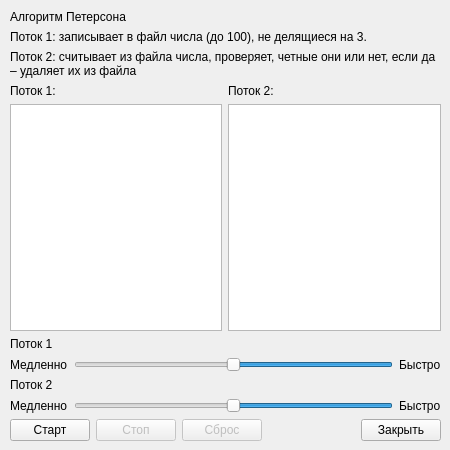
<?xml version="1.0" encoding="UTF-8"?>
<ui version="4.0">
 <class>Widget</class>
 <widget class="QWidget" name="Widget">
  <property name="geometry">
   <rect>
    <x>0</x>
    <y>0</y>
    <width>450</width>
    <height>450</height>
   </rect>
  </property>
  <property name="minimumSize">
   <size>
    <width>450</width>
    <height>450</height>
   </size>
  </property>
  <property name="maximumSize">
   <size>
    <width>450</width>
    <height>450</height>
   </size>
  </property>
  <property name="windowTitle">
   <string>Task1</string>
  </property>
  <widget class="QWidget" name="verticalLayoutWidget">
   <property name="geometry">
    <rect>
     <x>10</x>
     <y>10</y>
     <width>431</width>
     <height>431</height>
    </rect>
   </property>
   <layout class="QVBoxLayout" name="verticalLayout">
    <item>
     <widget class="QLabel" name="label_10">
      <property name="text">
       <string>Алгоритм Петерсона</string>
      </property>
     </widget>
    </item>
    <item>
     <widget class="QLabel" name="label_3">
      <property name="text">
       <string>Поток 1: записывает в файл числа (до 100), не делящиеся на 3.</string>
      </property>
      <property name="textFormat">
       <enum>Qt::AutoText</enum>
      </property>
      <property name="scaledContents">
       <bool>false</bool>
      </property>
      <property name="wordWrap">
       <bool>true</bool>
      </property>
     </widget>
    </item>
    <item>
     <widget class="QLabel" name="label_4">
      <property name="maximumSize">
       <size>
        <width>430</width>
        <height>16777215</height>
       </size>
      </property>
      <property name="text">
       <string>Поток 2: считывает из файла числа, проверяет, четные они или нет, если да – удаляет их из файла</string>
      </property>
      <property name="wordWrap">
       <bool>true</bool>
      </property>
     </widget>
    </item>
    <item>
     <layout class="QHBoxLayout" name="horizontalLayout_3">
      <item>
       <layout class="QVBoxLayout" name="verticalLayout_3">
        <item>
         <widget class="QLabel" name="label">
          <property name="text">
           <string>Поток 1:</string>
          </property>
         </widget>
        </item>
        <item>
         <widget class="QTextEdit" name="textEdit">
          <property name="enabled">
           <bool>true</bool>
          </property>
          <property name="readOnly">
           <bool>true</bool>
          </property>
         </widget>
        </item>
       </layout>
      </item>
      <item>
       <layout class="QVBoxLayout" name="verticalLayout_4">
        <item>
         <widget class="QLabel" name="label_11">
          <property name="text">
           <string>Поток 2:</string>
          </property>
         </widget>
        </item>
        <item>
         <widget class="QTextEdit" name="textEdit_2">
          <property name="enabled">
           <bool>true</bool>
          </property>
          <property name="readOnly">
           <bool>true</bool>
          </property>
         </widget>
        </item>
       </layout>
      </item>
     </layout>
    </item>
    <item>
     <layout class="QVBoxLayout" name="verticalLayout_2">
      <item>
       <widget class="QLabel" name="label_2">
        <property name="text">
         <string>Поток 1</string>
        </property>
       </widget>
      </item>
      <item>
       <layout class="QHBoxLayout" name="horizontalLayout_2">
        <item>
         <widget class="QLabel" name="label_5">
          <property name="text">
           <string>Медленно</string>
          </property>
         </widget>
        </item>
        <item>
         <widget class="QSlider" name="slider1">
          <property name="acceptDrops">
           <bool>false</bool>
          </property>
          <property name="styleSheet">
           <string notr="true"/>
          </property>
          <property name="minimum">
           <number>10</number>
          </property>
          <property name="maximum">
           <number>100</number>
          </property>
          <property name="singleStep">
           <number>1</number>
          </property>
          <property name="pageStep">
           <number>1</number>
          </property>
          <property name="value">
           <number>55</number>
          </property>
          <property name="sliderPosition">
           <number>55</number>
          </property>
          <property name="tracking">
           <bool>true</bool>
          </property>
          <property name="orientation">
           <enum>Qt::Horizontal</enum>
          </property>
          <property name="invertedAppearance">
           <bool>true</bool>
          </property>
          <property name="invertedControls">
           <bool>false</bool>
          </property>
         </widget>
        </item>
        <item>
         <widget class="QLabel" name="label_6">
          <property name="text">
           <string>Быстро</string>
          </property>
         </widget>
        </item>
       </layout>
      </item>
      <item>
       <widget class="QLabel" name="label_7">
        <property name="text">
         <string>Поток 2</string>
        </property>
       </widget>
      </item>
      <item>
       <layout class="QHBoxLayout" name="horizontalLayout_4">
        <item>
         <widget class="QLabel" name="label_8">
          <property name="text">
           <string>Медленно</string>
          </property>
         </widget>
        </item>
        <item>
         <widget class="QSlider" name="slider2">
          <property name="minimum">
           <number>10</number>
          </property>
          <property name="maximum">
           <number>100</number>
          </property>
          <property name="pageStep">
           <number>1</number>
          </property>
          <property name="value">
           <number>55</number>
          </property>
          <property name="orientation">
           <enum>Qt::Horizontal</enum>
          </property>
          <property name="invertedAppearance">
           <bool>true</bool>
          </property>
         </widget>
        </item>
        <item>
         <widget class="QLabel" name="label_9">
          <property name="text">
           <string>Быстро</string>
          </property>
         </widget>
        </item>
       </layout>
      </item>
     </layout>
    </item>
    <item>
     <layout class="QHBoxLayout" name="horizontalLayout">
      <item>
       <widget class="QPushButton" name="pushButton">
        <property name="text">
         <string>Старт</string>
        </property>
       </widget>
      </item>
      <item>
       <widget class="QPushButton" name="pushButton_2">
        <property name="enabled">
         <bool>false</bool>
        </property>
        <property name="text">
         <string>Стоп</string>
        </property>
       </widget>
      </item>
      <item>
       <widget class="QPushButton" name="pushButton_4">
        <property name="enabled">
         <bool>false</bool>
        </property>
        <property name="text">
         <string>Сброс</string>
        </property>
       </widget>
      </item>
      <item>
       <spacer name="horizontalSpacer">
        <property name="orientation">
         <enum>Qt::Horizontal</enum>
        </property>
        <property name="sizeHint" stdset="0">
         <size>
          <width>40</width>
          <height>20</height>
         </size>
        </property>
       </spacer>
      </item>
      <item>
       <widget class="QPushButton" name="pushButton_3">
        <property name="text">
         <string>Закрыть</string>
        </property>
       </widget>
      </item>
     </layout>
    </item>
   </layout>
  </widget>
 </widget>
 <resources/>
 <connections/>
</ui>
